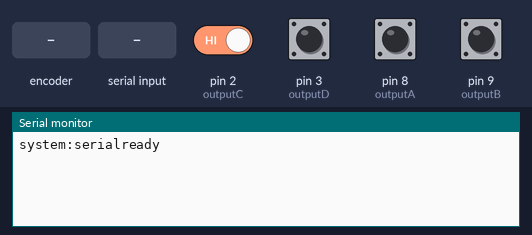
Bench run of a sketch on a simulated Arduino Uno, built with avr-gcc and run on an emulated ATmega328P. Shown: the last lines printed to the serial monitor. The test bench sets the inputs (shaded band); at power-on: pin 2 (outputC), pin 3 (outputD), pin 8 (outputA), pin 9 (outputB) HIGH. The board resets itself during the run and starts again.

Above: at 1.2 s.
1.3 s: rotary encoder on pin 8 (outputA) / pin 9 (outputB) turned 1 step (first pin leading)
At 2.2 s:
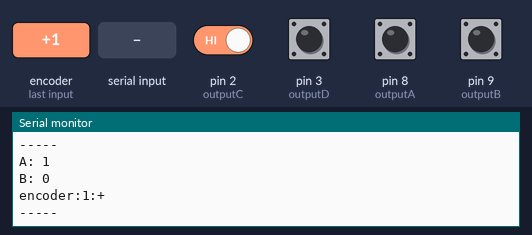
3.0 s: pin 2 (outputC) driven LOW
At 4.0 s:
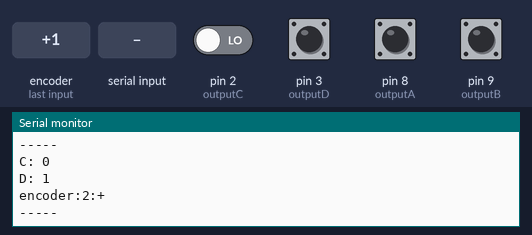
4.5 s: "ready?" received over Serial
At 6.7 s:
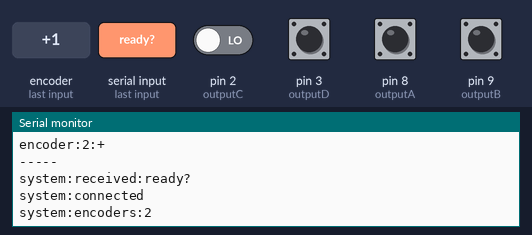
7.0 s: "reset-now" received over Serial
At 9.2 s:
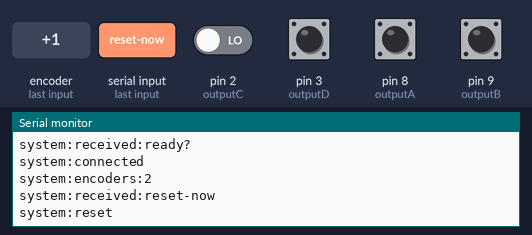
9.5 s: "1" received over Serial
At 11.2 s:
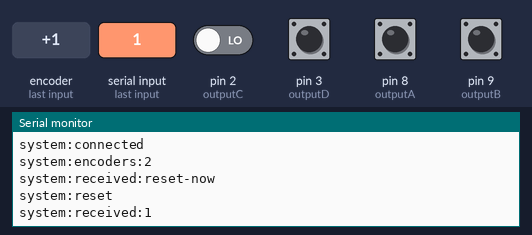
12.0 s: rotary encoder on pin 8 (outputA) / pin 9 (outputB) turned 2 steps (second pin leading)
At 13.8 s:
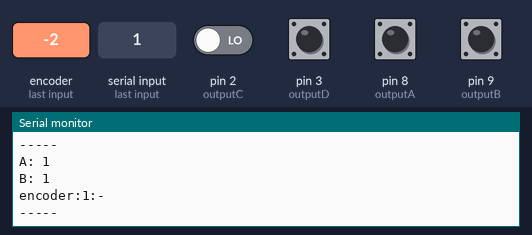

Measured:
- after the input at 1.3 s, the serial monitor: prints a new line at once (image 1)
- after the input at 3.0 s, the serial monitor: prints a new line at once (image 2)
- after the input at 4.5 s, the serial monitor: prints a new line after 1.0 s (image 3)
- after the input at 7.0 s, the serial monitor: prints a new line after 1.0 s (image 4)
- after the input at 9.5 s, the serial monitor: prints a new line after 1.0 s (image 5)
- after the input at 12.0 s, the serial monitor: prints a new line at once (image 6)

The sketch:

encoders.ino
```cpp
/*     Arduino Rotary Encoder Tutorial
 *
 *  by Dejan Nedelkovski, www.HowToMechatronics.com
 *
 */

 #include <avr/wdt.h>

 #define analogA A0
 #define analogB A1

 #define outputA 8
 #define outputB 9

 #define outputC 2
 #define outputD 3


 String counter1;
 String counter2;

 String incomingString;

 int aState;
 int bState;

 int cState;
 int dState;

 int aLastState;
 int cLastState;

 int currAB;
 int currAA;


 void setup() {
   pinMode (outputA,INPUT);
   pinMode (outputB,INPUT);

   pinMode (outputC,INPUT);
   pinMode (outputD,INPUT);


   Serial.begin (9600);
    while (!Serial) {
      ; // wait for serial port to connect. Needed for native USB
       }
     if (Serial) { Serial.println("system:serialready"); }

   // Reads the initial state of the outputA
   aLastState = digitalRead(outputA);
   cLastState = digitalRead(outputC);


 }
 void loop() {

   aState = digitalRead(outputA); // Reads the "current" state of the outputA
   bState = digitalRead(outputB);

   cState = digitalRead(outputC); // Reads the "current" state of the outputA
   dState = digitalRead(outputD);

    if (Serial.available() > 0) {
            // read the incoming byte:
            incomingString = Serial.readString();

            // say what you got:
            Serial.print("system:received:");
            Serial.println(incomingString);
            if (incomingString == "ready?") {
                 Serial.println("system:connected");
                 Serial.println("system:encoders:2");
            }
            else if (incomingString == "reset-now") {
              reset();
            }
    }

    //If the previous and the current state of the outputA are different, that means a Pulse has occured
   if (aState != aLastState){
      //If the outputB state is different to the outputA state, that means the encoder is rotating clockwise
     if (digitalRead(outputB) != aState) {
       counter1="+";
     } else {
       counter1="-";
     }
     Serial.print("A: ");
     Serial.println(aState);
     Serial.print("B: ");
     Serial.println(bState);
     Serial.print("encoder:1:");
     Serial.println(counter1);
     Serial.println("-----");

   }


   if (cState != cLastState){
      //If the outputB state is different to the outputA state, that means the encoder is rotating clockwise
     if (digitalRead(outputD) != cState) {
       counter2="+";
     } else {
       counter2="-";
     }
     Serial.print("C: ");
     Serial.println(cState);
     Serial.print("D: ");
     Serial.println(dState);
     Serial.print("encoder:2:");
     Serial.println(counter2);
     Serial.println("-----");

   }

//   button code
//   if ( cState == HIGH && cLastState != cState) {
//      Serial.println("High");
//
//   }
//   else if (cState == LOW && cLastState != cState) {
//      currAA = analogRead(analogA);
//      currAB = analogRead(analogB);
//
//      Serial.println("Low");
//      Serial.println(currAA);
//      Serial.println(currAB);
//
//   }


   aLastState = aState; // Updates the previous state of the outputA with the current state
   cLastState = cState;
 }

 void reset(){
  Serial.println("system:reset");
  wdt_enable(WDTO_4S);

}
```
